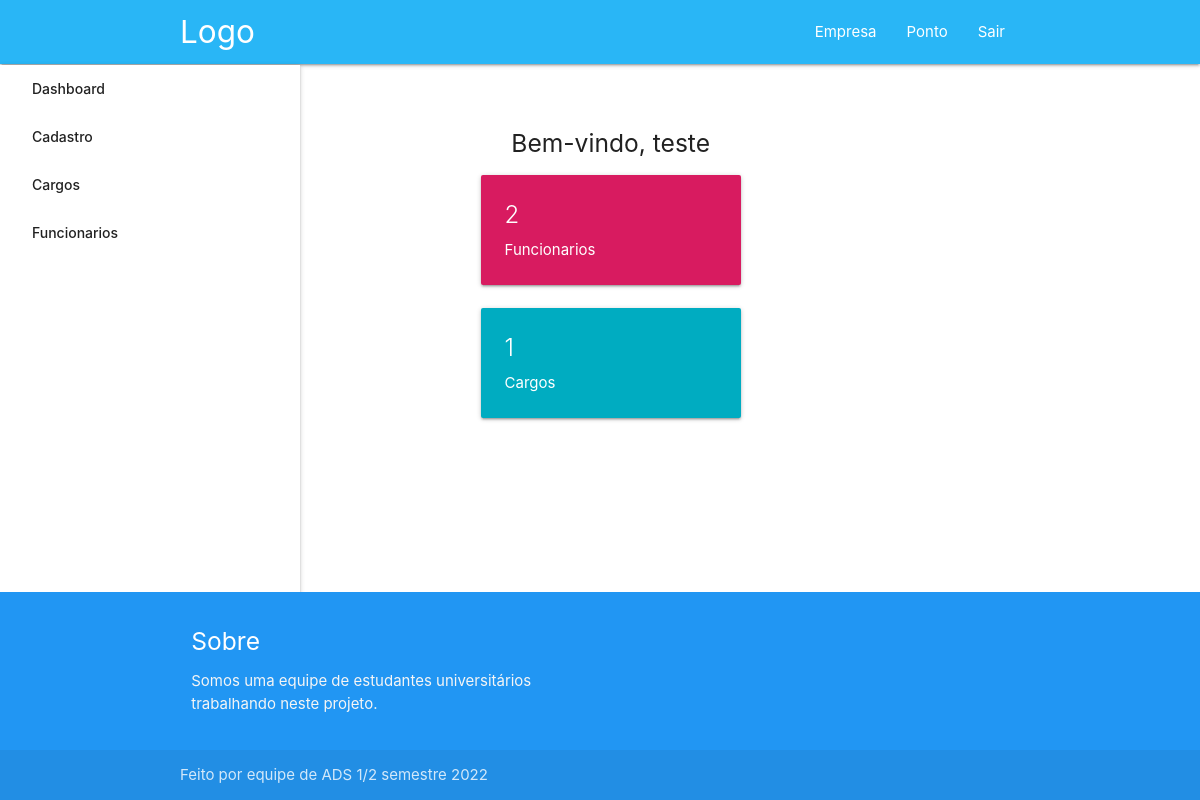
Page /empresa (signed in) on the earlier database version.
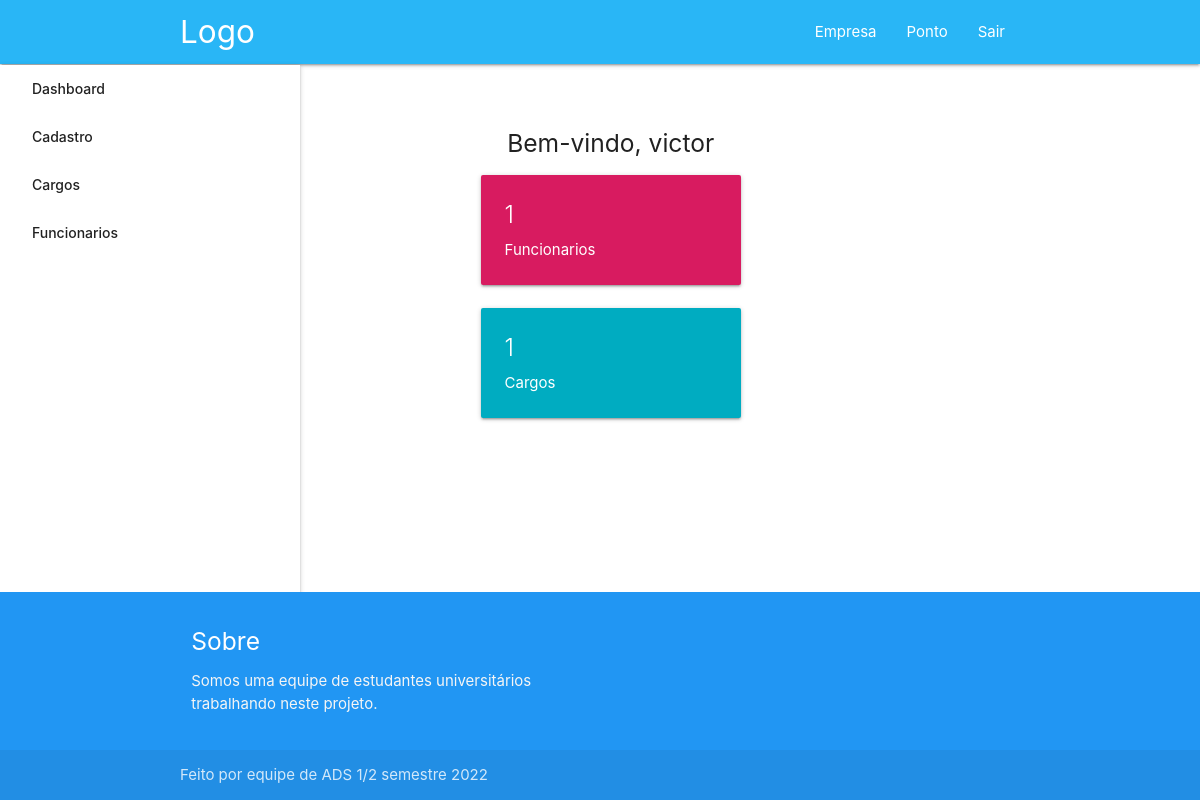
Same page on the later database version.
### app/models/empresa.py (models this page shows, shortened)
class Empresa(db.Model):
    id_empresa = db.Column(db.Integer, primary_key=True, autoincrement=True)
    nome = db.Column(db.String(50), unique=False, nullable=False)
    email = db.Column(db.String(200), unique=False, nullable=False)
    cnpj = db.Column(db.String(15), unique=True, nullable=False)
    senha = db.Column(db.String(20), unique=False, nullable=False)
    data_criacao = db.Column(db.DateTime, default=datetime.datetime.now())
    cargos = db.relationship('Cargo', backref='empresa', lazy=True)
    funcionarios = db.relationship('Funcionario', backref='empresa', lazy=True)
    funcionario_pontos = db.relationship('Funcionario_ponto', backref='empresa', lazy=True)

### app/routes.py (the view)
@app.route('/empresa', methods=['GET'])
@helper.token_required
def detalhe_empresa(current_user):
    return render_template('detalhe_empresa.html', logado=helper.token_validate(request),
                           fCount=funcionario.count_funcionario_by_id_empresa(current_user.id_empresa),
                           cCount=cargo.count_cargo_by_id_empresa(current_user.id_empresa), nome=current_user.nome)

### app/views/cargo.py (called while the page is built)
def count_cargo_by_id_empresa(id_empresa):
    try:
        return Cargo.query.filter(Cargo.id_empresa == id_empresa).with_entities(func.count()).scalar()
    except:
        return 0

### app/views/empresa.py (called while the page is built)
def empresa_by_cnpj(cnpj):
    try:
        return Empresa.query.filter(Empresa.cnpj == cnpj).one()
    except:
        return None

### app/views/funcionario.py (called while the page is built)
def count_funcionario_by_id_empresa(id_empresa):
    try:
        return Funcionario.query.filter(Funcionario.id_empresa == id_empresa).with_entities(func.count()).scalar()
    except:
        return 0

### app/views/helper.py (called while the page is built)
def token_required(f):
    @wraps(f)
    def decorated(*args, **kwargs):
        token = request.cookies.get('token')
        if not token:
            return redirect("/login")
        try:
            data = jwt.decode(token, app.config['SECRET_KEY'], algorithms=['HS256'])
            current_user = empresa_by_cnpj(cnpj=data['username'])
            if not current_user:
                return redirect("/login")
        except:
            return redirect("/login")
        return f(current_user, *args, **kwargs)
    return decorated

### app/templates/detalhe_empresa.html
{% extends "detalhe_layout.html" %}
{% block empresa %}
<div style="display: inline-flex;flex-direction: column;align-items: center; padding: 25px;">
	<h5>Bem-vindo, {{ nome }}</h5>
	<div class="row">
		<div class="col s12 m12">
			<div class="row">
				<div class="col s12 m12">
					<div class="card pink darken-1">
						<div class="card-content white-text">
							<span class="card-title"> {{ fCount }}</span>
							<p>Funcionarios </p>
						</div>
					</div>
				</div>
				<div class="col s12 m12">
					<div class="card cyan darken-1">
						<div class="card-content white-text">
							<span class="card-title"> {{ cCount }}</span>
							<p>Cargos</p>
						</div>
					</div>
				</div>
			</div>
		</div>
	</div>
</div>
{% endblock %}

Differences in the rows shown:
changed Empresa: nome "teste" → "victor"
Other differences:
{{ fCount }}: "2" → "1"
